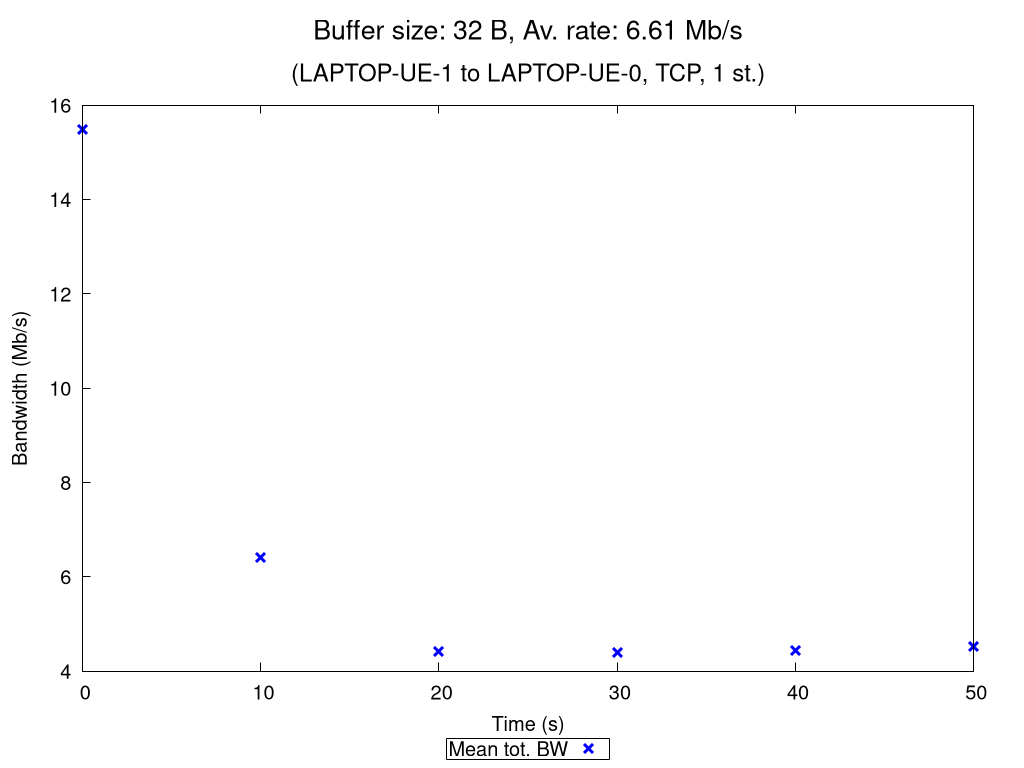

Write gnuplot code to recreate this figure.
set terminal pngcairo nocrop enhanced size 1024,768 font "Verdana,15"
set output "TCP_1_st_2020_10_18_08-18-25_two2one_00032B.png"

set title "{/=20 Buffer size: 32 B, Av. rate: 6.61 Mb/s}\n\n{/=18 (LAPTOP-UE-1 to LAPTOP-UE-0, TCP, 1 st.)}"

set xlabel "Time (s)"
set ylabel "Bandwidth (Mb/s)"
set ytics nomirror
set key bmargin center horizontal box samplen 1 width -1
set bmargin 4.6
set rmargin 4.5

rf = 1000000.0  # rate factor
set style fill transparent solid 0.2 noborder
set autoscale xfix
plot "TCP_1_st_2020_10_18_08-18-25_two2one_00032B_iperf_processed.dat" using 1:($2/rf-$3/rf):($2/rf+$3/rf) with filledcurves lc rgb "blue" notitle, \
     "" using 1:($2/rf) with points pt 2 ps 1.5 lw 3 lc rgb "blue" title "Mean tot. BW", \
